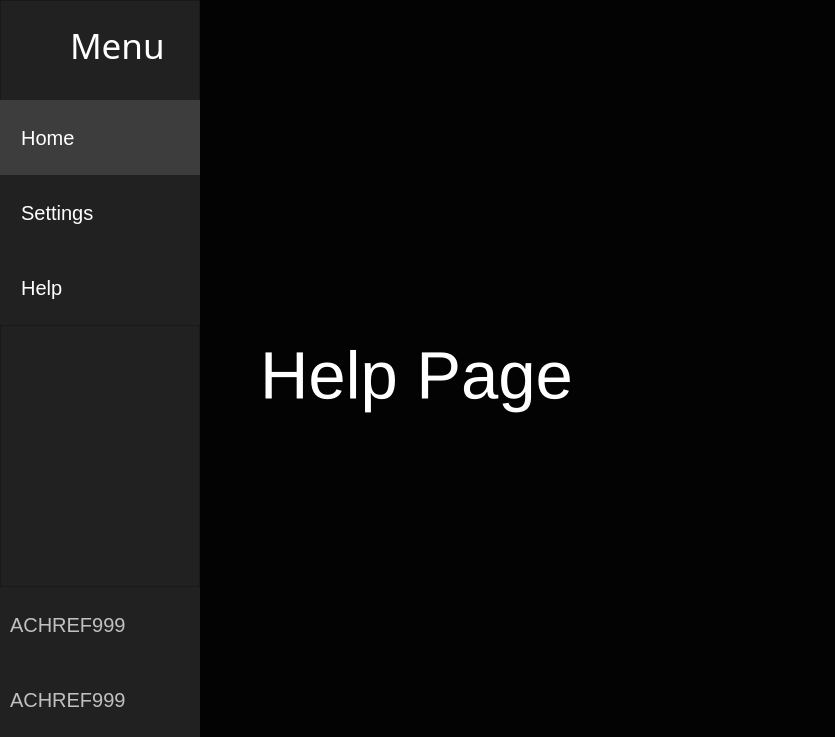
<?xml version="1.0" encoding="UTF-8"?>
<ui version="4.0">
 <class>MainWindow</class>
 <widget class="QMainWindow" name="MainWindow">
  <property name="geometry">
   <rect>
    <x>0</x>
    <y>0</y>
    <width>835</width>
    <height>737</height>
   </rect>
  </property>
  <property name="windowTitle">
   <string>MainWindow</string>
  </property>
  <property name="styleSheet">
   <string notr="true">background-color:#030303</string>
  </property>
  <widget class="QWidget" name="centralwidget">
   <layout class="QHBoxLayout" name="horizontalLayout">
    <property name="spacing">
     <number>0</number>
    </property>
    <property name="leftMargin">
     <number>0</number>
    </property>
    <property name="topMargin">
     <number>0</number>
    </property>
    <property name="rightMargin">
     <number>0</number>
    </property>
    <property name="bottomMargin">
     <number>0</number>
    </property>
    <item>
     <widget class="QWidget" name="widget" native="true">
      <property name="minimumSize">
       <size>
        <width>200</width>
        <height>600</height>
       </size>
      </property>
      <property name="maximumSize">
       <size>
        <width>250</width>
        <height>16777215</height>
       </size>
      </property>
      <property name="styleSheet">
       <string notr="true">background-color:#212121;</string>
      </property>
      <layout class="QVBoxLayout" name="verticalLayout">
       <property name="spacing">
        <number>0</number>
       </property>
       <property name="leftMargin">
        <number>0</number>
       </property>
       <property name="topMargin">
        <number>0</number>
       </property>
       <property name="rightMargin">
        <number>0</number>
       </property>
       <property name="bottomMargin">
        <number>0</number>
       </property>
       <item>
        <widget class="QFrame" name="frame">
         <property name="minimumSize">
          <size>
           <width>200</width>
           <height>325</height>
          </size>
         </property>
         <property name="maximumSize">
          <size>
           <width>250</width>
           <height>16777215</height>
          </size>
         </property>
         <property name="frameShape">
          <enum>QFrame::StyledPanel</enum>
         </property>
         <property name="frameShadow">
          <enum>QFrame::Raised</enum>
         </property>
         <widget class="QLabel" name="label">
          <property name="geometry">
           <rect>
            <x>10</x>
            <y>20</y>
            <width>51</width>
            <height>51</height>
           </rect>
          </property>
          <property name="text">
           <string/>
          </property>
          <property name="pixmap">
           <pixmap>menu.png</pixmap>
          </property>
          <property name="scaledContents">
           <bool>true</bool>
          </property>
         </widget>
         <widget class="QLabel" name="label_2">
          <property name="geometry">
           <rect>
            <x>70</x>
            <y>20</y>
            <width>101</width>
            <height>51</height>
           </rect>
          </property>
          <property name="font">
           <font>
            <family>Segoe MDL2 Assets</family>
            <pointsize>26</pointsize>
            <weight>50</weight>
            <bold>false</bold>
            <kerning>false</kerning>
           </font>
          </property>
          <property name="cursor">
           <cursorShape>ArrowCursor</cursorShape>
          </property>
          <property name="styleSheet">
           <string notr="true">color:white;
</string>
          </property>
          <property name="text">
           <string>Menu</string>
          </property>
         </widget>
         <widget class="QPushButton" name="home_button">
          <property name="geometry">
           <rect>
            <x>0</x>
            <y>100</y>
            <width>200</width>
            <height>75</height>
           </rect>
          </property>
          <property name="minimumSize">
           <size>
            <width>200</width>
            <height>0</height>
           </size>
          </property>
          <property name="maximumSize">
           <size>
            <width>250</width>
            <height>16777215</height>
           </size>
          </property>
          <property name="cursor">
           <cursorShape>PointingHandCursor</cursorShape>
          </property>
          <property name="styleSheet">
           <string notr="true">color:white;
font-size:20px;
background-color:#3d3d3d;
border:0px;
margin:0px;
padding:0px;
text-align:left;
padding-left:10px;</string>
          </property>
          <property name="text">
           <string>  Home</string>
          </property>
          <property name="icon">
           <iconset>
            <normaloff>home.png</normaloff>home.png</iconset>
          </property>
          <property name="iconSize">
           <size>
            <width>32</width>
            <height>32</height>
           </size>
          </property>
         </widget>
         <widget class="QPushButton" name="settings_button">
          <property name="geometry">
           <rect>
            <x>0</x>
            <y>175</y>
            <width>200</width>
            <height>75</height>
           </rect>
          </property>
          <property name="minimumSize">
           <size>
            <width>200</width>
            <height>0</height>
           </size>
          </property>
          <property name="maximumSize">
           <size>
            <width>250</width>
            <height>16777215</height>
           </size>
          </property>
          <property name="cursor">
           <cursorShape>PointingHandCursor</cursorShape>
          </property>
          <property name="styleSheet">
           <string notr="true">color:white;
font-size:20px;

border:0px;
margin:0px;
padding:0px;
text-align:left;
padding-left:10px;
</string>
          </property>
          <property name="text">
           <string>  Settings</string>
          </property>
          <property name="icon">
           <iconset>
            <normaloff>settings.png</normaloff>settings.png</iconset>
          </property>
          <property name="iconSize">
           <size>
            <width>32</width>
            <height>32</height>
           </size>
          </property>
         </widget>
         <widget class="QPushButton" name="help_button">
          <property name="geometry">
           <rect>
            <x>0</x>
            <y>250</y>
            <width>200</width>
            <height>75</height>
           </rect>
          </property>
          <property name="minimumSize">
           <size>
            <width>200</width>
            <height>0</height>
           </size>
          </property>
          <property name="maximumSize">
           <size>
            <width>250</width>
            <height>16777215</height>
           </size>
          </property>
          <property name="cursor">
           <cursorShape>PointingHandCursor</cursorShape>
          </property>
          <property name="styleSheet">
           <string notr="true">color:white;
font-size:20px;

border:0px;
margin:0px;
padding:0px;
text-align:left;
padding-left:10px;
</string>
          </property>
          <property name="text">
           <string>  Help</string>
          </property>
          <property name="icon">
           <iconset>
            <normaloff>help.png</normaloff>help.png</iconset>
          </property>
          <property name="iconSize">
           <size>
            <width>32</width>
            <height>32</height>
           </size>
          </property>
         </widget>
        </widget>
       </item>
       <item>
        <widget class="QFrame" name="frame_3">
         <property name="minimumSize">
          <size>
           <width>200</width>
           <height>0</height>
          </size>
         </property>
         <property name="maximumSize">
          <size>
           <width>250</width>
           <height>16777215</height>
          </size>
         </property>
         <property name="frameShape">
          <enum>QFrame::StyledPanel</enum>
         </property>
         <property name="frameShadow">
          <enum>QFrame::Raised</enum>
         </property>
        </widget>
       </item>
       <item>
        <widget class="QFrame" name="frame_2">
         <property name="minimumSize">
          <size>
           <width>200</width>
           <height>150</height>
          </size>
         </property>
         <property name="maximumSize">
          <size>
           <width>250</width>
           <height>150</height>
          </size>
         </property>
         <property name="frameShape">
          <enum>QFrame::StyledPanel</enum>
         </property>
         <property name="frameShadow">
          <enum>QFrame::Raised</enum>
         </property>
         <widget class="QPushButton" name="github_button">
          <property name="geometry">
           <rect>
            <x>0</x>
            <y>0</y>
            <width>200</width>
            <height>75</height>
           </rect>
          </property>
          <property name="minimumSize">
           <size>
            <width>200</width>
            <height>0</height>
           </size>
          </property>
          <property name="maximumSize">
           <size>
            <width>250</width>
            <height>16777215</height>
           </size>
          </property>
          <property name="cursor">
           <cursorShape>PointingHandCursor</cursorShape>
          </property>
          <property name="styleSheet">
           <string notr="true">color:#c0c0c0;
font-size:20px;

border:0px;
margin:0px;
padding:0px;
text-align:left;
padding-left:10px;
</string>
          </property>
          <property name="text">
           <string>ACHREF999</string>
          </property>
          <property name="icon">
           <iconset>
            <normaloff>github.png</normaloff>github.png</iconset>
          </property>
          <property name="iconSize">
           <size>
            <width>32</width>
            <height>32</height>
           </size>
          </property>
         </widget>
         <widget class="QPushButton" name="linkedin_button">
          <property name="geometry">
           <rect>
            <x>0</x>
            <y>75</y>
            <width>200</width>
            <height>75</height>
           </rect>
          </property>
          <property name="minimumSize">
           <size>
            <width>200</width>
            <height>0</height>
           </size>
          </property>
          <property name="maximumSize">
           <size>
            <width>250</width>
            <height>16777215</height>
           </size>
          </property>
          <property name="cursor">
           <cursorShape>PointingHandCursor</cursorShape>
          </property>
          <property name="styleSheet">
           <string notr="true">color:#c0c0c0;
font-size:20px;

border:0px;
margin:0px;
padding:0px;
text-align:left;
padding-left:10px;
</string>
          </property>
          <property name="text">
           <string>ACHREF999</string>
          </property>
          <property name="icon">
           <iconset>
            <normaloff>Linkedin.png</normaloff>Linkedin.png</iconset>
          </property>
          <property name="iconSize">
           <size>
            <width>32</width>
            <height>32</height>
           </size>
          </property>
         </widget>
        </widget>
       </item>
      </layout>
     </widget>
    </item>
    <item>
     <widget class="QStackedWidget" name="stackedWidget">
      <property name="currentIndex">
       <number>2</number>
      </property>
      <widget class="QWidget" name="home_page">
       <widget class="QLabel" name="label_3">
        <property name="geometry">
         <rect>
          <x>106</x>
          <y>209</y>
          <width>381</width>
          <height>161</height>
         </rect>
        </property>
        <property name="palette">
         <palette>
          <active>
           <colorrole role="WindowText">
            <brush brushstyle="SolidPattern">
             <color alpha="255">
              <red>255</red>
              <green>255</green>
              <blue>255</blue>
             </color>
            </brush>
           </colorrole>
           <colorrole role="Button">
            <brush brushstyle="SolidPattern">
             <color alpha="255">
              <red>3</red>
              <green>3</green>
              <blue>3</blue>
             </color>
            </brush>
           </colorrole>
           <colorrole role="Text">
            <brush brushstyle="SolidPattern">
             <color alpha="255">
              <red>255</red>
              <green>255</green>
              <blue>255</blue>
             </color>
            </brush>
           </colorrole>
           <colorrole role="Base">
            <brush brushstyle="SolidPattern">
             <color alpha="255">
              <red>3</red>
              <green>3</green>
              <blue>3</blue>
             </color>
            </brush>
           </colorrole>
           <colorrole role="Window">
            <brush brushstyle="SolidPattern">
             <color alpha="255">
              <red>3</red>
              <green>3</green>
              <blue>3</blue>
             </color>
            </brush>
           </colorrole>
           <colorrole role="PlaceholderText">
            <brush brushstyle="SolidPattern">
             <color alpha="128">
              <red>255</red>
              <green>255</green>
              <blue>255</blue>
             </color>
            </brush>
           </colorrole>
          </active>
          <inactive>
           <colorrole role="WindowText">
            <brush brushstyle="SolidPattern">
             <color alpha="255">
              <red>255</red>
              <green>255</green>
              <blue>255</blue>
             </color>
            </brush>
           </colorrole>
           <colorrole role="Button">
            <brush brushstyle="SolidPattern">
             <color alpha="255">
              <red>3</red>
              <green>3</green>
              <blue>3</blue>
             </color>
            </brush>
           </colorrole>
           <colorrole role="Text">
            <brush brushstyle="SolidPattern">
             <color alpha="255">
              <red>255</red>
              <green>255</green>
              <blue>255</blue>
             </color>
            </brush>
           </colorrole>
           <colorrole role="Base">
            <brush brushstyle="SolidPattern">
             <color alpha="255">
              <red>3</red>
              <green>3</green>
              <blue>3</blue>
             </color>
            </brush>
           </colorrole>
           <colorrole role="Window">
            <brush brushstyle="SolidPattern">
             <color alpha="255">
              <red>3</red>
              <green>3</green>
              <blue>3</blue>
             </color>
            </brush>
           </colorrole>
           <colorrole role="PlaceholderText">
            <brush brushstyle="SolidPattern">
             <color alpha="128">
              <red>255</red>
              <green>255</green>
              <blue>255</blue>
             </color>
            </brush>
           </colorrole>
          </inactive>
          <disabled>
           <colorrole role="WindowText">
            <brush brushstyle="SolidPattern">
             <color alpha="255">
              <red>120</red>
              <green>120</green>
              <blue>120</blue>
             </color>
            </brush>
           </colorrole>
           <colorrole role="Button">
            <brush brushstyle="SolidPattern">
             <color alpha="255">
              <red>3</red>
              <green>3</green>
              <blue>3</blue>
             </color>
            </brush>
           </colorrole>
           <colorrole role="Text">
            <brush brushstyle="SolidPattern">
             <color alpha="255">
              <red>120</red>
              <green>120</green>
              <blue>120</blue>
             </color>
            </brush>
           </colorrole>
           <colorrole role="Base">
            <brush brushstyle="SolidPattern">
             <color alpha="255">
              <red>3</red>
              <green>3</green>
              <blue>3</blue>
             </color>
            </brush>
           </colorrole>
           <colorrole role="Window">
            <brush brushstyle="SolidPattern">
             <color alpha="255">
              <red>3</red>
              <green>3</green>
              <blue>3</blue>
             </color>
            </brush>
           </colorrole>
           <colorrole role="PlaceholderText">
            <brush brushstyle="SolidPattern">
             <color alpha="128">
              <red>0</red>
              <green>0</green>
              <blue>0</blue>
             </color>
            </brush>
           </colorrole>
          </disabled>
         </palette>
        </property>
        <property name="font">
         <font>
          <pointsize>50</pointsize>
         </font>
        </property>
        <property name="text">
         <string>Home Page</string>
        </property>
       </widget>
      </widget>
      <widget class="QWidget" name="settings_page">
       <widget class="QLabel" name="label_4">
        <property name="geometry">
         <rect>
          <x>70</x>
          <y>250</y>
          <width>431</width>
          <height>231</height>
         </rect>
        </property>
        <property name="palette">
         <palette>
          <active>
           <colorrole role="WindowText">
            <brush brushstyle="SolidPattern">
             <color alpha="255">
              <red>255</red>
              <green>255</green>
              <blue>255</blue>
             </color>
            </brush>
           </colorrole>
           <colorrole role="Button">
            <brush brushstyle="SolidPattern">
             <color alpha="255">
              <red>3</red>
              <green>3</green>
              <blue>3</blue>
             </color>
            </brush>
           </colorrole>
           <colorrole role="Text">
            <brush brushstyle="SolidPattern">
             <color alpha="255">
              <red>255</red>
              <green>255</green>
              <blue>255</blue>
             </color>
            </brush>
           </colorrole>
           <colorrole role="Base">
            <brush brushstyle="SolidPattern">
             <color alpha="255">
              <red>3</red>
              <green>3</green>
              <blue>3</blue>
             </color>
            </brush>
           </colorrole>
           <colorrole role="Window">
            <brush brushstyle="SolidPattern">
             <color alpha="255">
              <red>3</red>
              <green>3</green>
              <blue>3</blue>
             </color>
            </brush>
           </colorrole>
           <colorrole role="PlaceholderText">
            <brush brushstyle="SolidPattern">
             <color alpha="128">
              <red>255</red>
              <green>255</green>
              <blue>255</blue>
             </color>
            </brush>
           </colorrole>
          </active>
          <inactive>
           <colorrole role="WindowText">
            <brush brushstyle="SolidPattern">
             <color alpha="255">
              <red>255</red>
              <green>255</green>
              <blue>255</blue>
             </color>
            </brush>
           </colorrole>
           <colorrole role="Button">
            <brush brushstyle="SolidPattern">
             <color alpha="255">
              <red>3</red>
              <green>3</green>
              <blue>3</blue>
             </color>
            </brush>
           </colorrole>
           <colorrole role="Text">
            <brush brushstyle="SolidPattern">
             <color alpha="255">
              <red>255</red>
              <green>255</green>
              <blue>255</blue>
             </color>
            </brush>
           </colorrole>
           <colorrole role="Base">
            <brush brushstyle="SolidPattern">
             <color alpha="255">
              <red>3</red>
              <green>3</green>
              <blue>3</blue>
             </color>
            </brush>
           </colorrole>
           <colorrole role="Window">
            <brush brushstyle="SolidPattern">
             <color alpha="255">
              <red>3</red>
              <green>3</green>
              <blue>3</blue>
             </color>
            </brush>
           </colorrole>
           <colorrole role="PlaceholderText">
            <brush brushstyle="SolidPattern">
             <color alpha="128">
              <red>255</red>
              <green>255</green>
              <blue>255</blue>
             </color>
            </brush>
           </colorrole>
          </inactive>
          <disabled>
           <colorrole role="WindowText">
            <brush brushstyle="SolidPattern">
             <color alpha="255">
              <red>120</red>
              <green>120</green>
              <blue>120</blue>
             </color>
            </brush>
           </colorrole>
           <colorrole role="Button">
            <brush brushstyle="SolidPattern">
             <color alpha="255">
              <red>3</red>
              <green>3</green>
              <blue>3</blue>
             </color>
            </brush>
           </colorrole>
           <colorrole role="Text">
            <brush brushstyle="SolidPattern">
             <color alpha="255">
              <red>120</red>
              <green>120</green>
              <blue>120</blue>
             </color>
            </brush>
           </colorrole>
           <colorrole role="Base">
            <brush brushstyle="SolidPattern">
             <color alpha="255">
              <red>3</red>
              <green>3</green>
              <blue>3</blue>
             </color>
            </brush>
           </colorrole>
           <colorrole role="Window">
            <brush brushstyle="SolidPattern">
             <color alpha="255">
              <red>3</red>
              <green>3</green>
              <blue>3</blue>
             </color>
            </brush>
           </colorrole>
           <colorrole role="PlaceholderText">
            <brush brushstyle="SolidPattern">
             <color alpha="128">
              <red>0</red>
              <green>0</green>
              <blue>0</blue>
             </color>
            </brush>
           </colorrole>
          </disabled>
         </palette>
        </property>
        <property name="font">
         <font>
          <pointsize>50</pointsize>
         </font>
        </property>
        <property name="text">
         <string>Settings Page</string>
        </property>
       </widget>
      </widget>
      <widget class="QWidget" name="help_page">
       <widget class="QLabel" name="label_5">
        <property name="geometry">
         <rect>
          <x>60</x>
          <y>280</y>
          <width>511</width>
          <height>191</height>
         </rect>
        </property>
        <property name="palette">
         <palette>
          <active>
           <colorrole role="WindowText">
            <brush brushstyle="SolidPattern">
             <color alpha="255">
              <red>255</red>
              <green>255</green>
              <blue>255</blue>
             </color>
            </brush>
           </colorrole>
           <colorrole role="Button">
            <brush brushstyle="SolidPattern">
             <color alpha="255">
              <red>3</red>
              <green>3</green>
              <blue>3</blue>
             </color>
            </brush>
           </colorrole>
           <colorrole role="Text">
            <brush brushstyle="SolidPattern">
             <color alpha="255">
              <red>255</red>
              <green>255</green>
              <blue>255</blue>
             </color>
            </brush>
           </colorrole>
           <colorrole role="Base">
            <brush brushstyle="SolidPattern">
             <color alpha="255">
              <red>3</red>
              <green>3</green>
              <blue>3</blue>
             </color>
            </brush>
           </colorrole>
           <colorrole role="Window">
            <brush brushstyle="SolidPattern">
             <color alpha="255">
              <red>3</red>
              <green>3</green>
              <blue>3</blue>
             </color>
            </brush>
           </colorrole>
           <colorrole role="PlaceholderText">
            <brush brushstyle="SolidPattern">
             <color alpha="128">
              <red>255</red>
              <green>255</green>
              <blue>255</blue>
             </color>
            </brush>
           </colorrole>
          </active>
          <inactive>
           <colorrole role="WindowText">
            <brush brushstyle="SolidPattern">
             <color alpha="255">
              <red>255</red>
              <green>255</green>
              <blue>255</blue>
             </color>
            </brush>
           </colorrole>
           <colorrole role="Button">
            <brush brushstyle="SolidPattern">
             <color alpha="255">
              <red>3</red>
              <green>3</green>
              <blue>3</blue>
             </color>
            </brush>
           </colorrole>
           <colorrole role="Text">
            <brush brushstyle="SolidPattern">
             <color alpha="255">
              <red>255</red>
              <green>255</green>
              <blue>255</blue>
             </color>
            </brush>
           </colorrole>
           <colorrole role="Base">
            <brush brushstyle="SolidPattern">
             <color alpha="255">
              <red>3</red>
              <green>3</green>
              <blue>3</blue>
             </color>
            </brush>
           </colorrole>
           <colorrole role="Window">
            <brush brushstyle="SolidPattern">
             <color alpha="255">
              <red>3</red>
              <green>3</green>
              <blue>3</blue>
             </color>
            </brush>
           </colorrole>
           <colorrole role="PlaceholderText">
            <brush brushstyle="SolidPattern">
             <color alpha="128">
              <red>255</red>
              <green>255</green>
              <blue>255</blue>
             </color>
            </brush>
           </colorrole>
          </inactive>
          <disabled>
           <colorrole role="WindowText">
            <brush brushstyle="SolidPattern">
             <color alpha="255">
              <red>120</red>
              <green>120</green>
              <blue>120</blue>
             </color>
            </brush>
           </colorrole>
           <colorrole role="Button">
            <brush brushstyle="SolidPattern">
             <color alpha="255">
              <red>3</red>
              <green>3</green>
              <blue>3</blue>
             </color>
            </brush>
           </colorrole>
           <colorrole role="Text">
            <brush brushstyle="SolidPattern">
             <color alpha="255">
              <red>120</red>
              <green>120</green>
              <blue>120</blue>
             </color>
            </brush>
           </colorrole>
           <colorrole role="Base">
            <brush brushstyle="SolidPattern">
             <color alpha="255">
              <red>3</red>
              <green>3</green>
              <blue>3</blue>
             </color>
            </brush>
           </colorrole>
           <colorrole role="Window">
            <brush brushstyle="SolidPattern">
             <color alpha="255">
              <red>3</red>
              <green>3</green>
              <blue>3</blue>
             </color>
            </brush>
           </colorrole>
           <colorrole role="PlaceholderText">
            <brush brushstyle="SolidPattern">
             <color alpha="128">
              <red>0</red>
              <green>0</green>
              <blue>0</blue>
             </color>
            </brush>
           </colorrole>
          </disabled>
         </palette>
        </property>
        <property name="font">
         <font>
          <pointsize>50</pointsize>
         </font>
        </property>
        <property name="text">
         <string>Help Page</string>
        </property>
       </widget>
      </widget>
     </widget>
    </item>
   </layout>
  </widget>
 </widget>
 <resources/>
 <connections/>
</ui>
